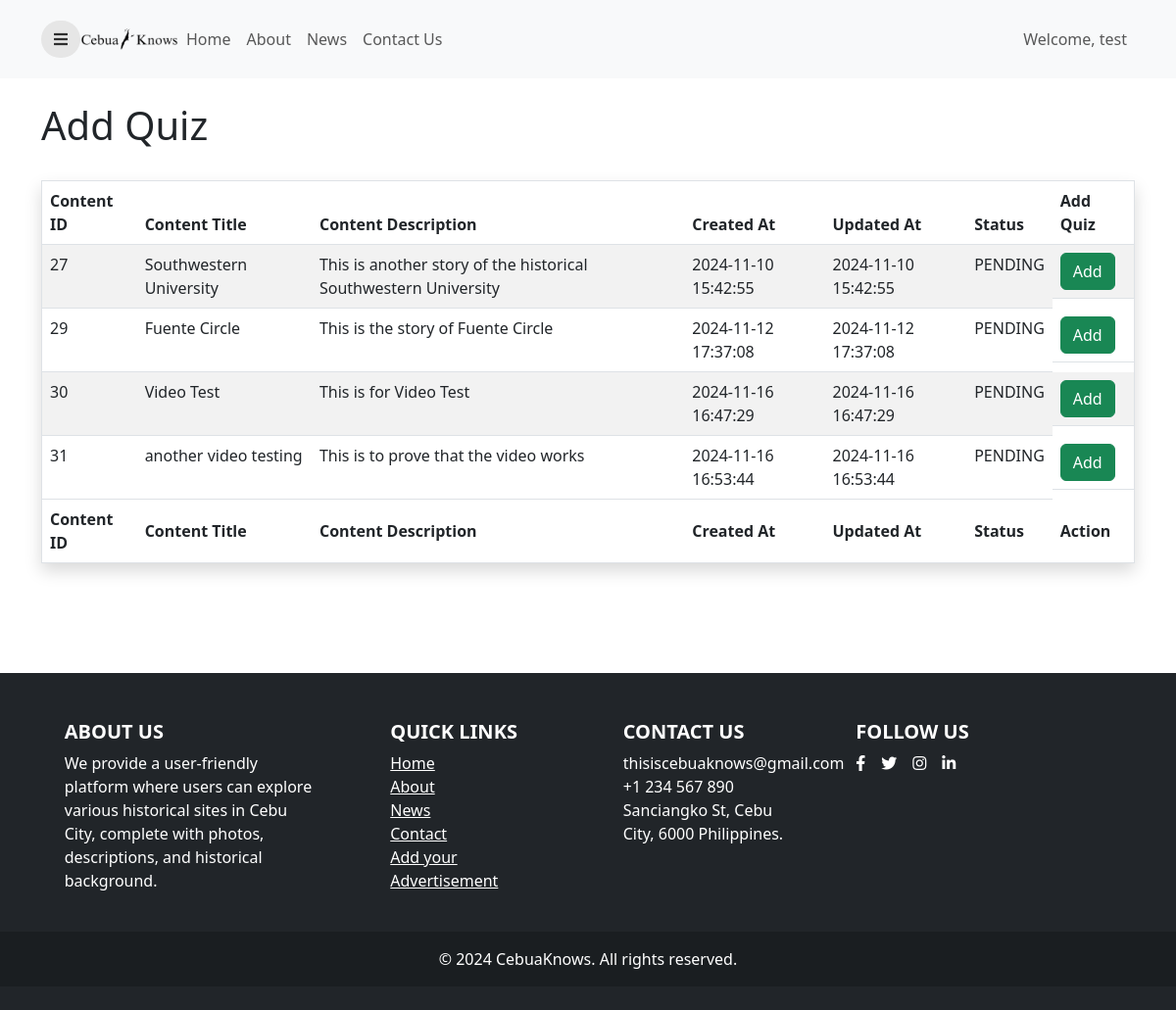
The page /addQuizzesPage.php (signed in) on the database its author committed.
### tables this page shows
CREATE TABLE `users` (
  `user_id` int(11) NOT NULL,
  `username` varchar(50) NOT NULL,
  `email` varchar(50) NOT NULL,
  `password` varchar(60) NOT NULL,
  `confirm_password` varchar(50) NOT NULL,
  `firstname` varchar(20) NOT NULL,
  `lastname` varchar(20) NOT NULL,
  `bio` varchar(255) NOT NULL,
  `mobile` varchar(15) NOT NULL,
  `address` varchar(60) NOT NULL,
  `profile_picture` varchar(60) NOT NULL,
  `role` varchar(25) NOT NULL DEFAULT 'Learner'
);

CREATE TABLE `content` (
  `content_id` int(11) NOT NULL,
  `content_title` varchar(50) DEFAULT NULL,
  `description` text DEFAULT NULL,
  `created_at` timestamp NOT NULL DEFAULT current_timestamp(),
  `updated_at` timestamp NOT NULL DEFAULT current_timestamp(),
  `location_id` int(11) DEFAULT NULL,
  `quiz_id` int(11) DEFAULT NULL,
  `media_id` int(11) DEFAULT NULL,
  `user_id` int(11) DEFAULT NULL,
  `status` varchar(25) NOT NULL DEFAULT 'PENDING',
  `feedback` varchar(255) NOT NULL DEFAULT 'No feedback from Admin or Historian'
);

### addQuizzesPage.php (the view, shortened to what this page needs)
<?php
	include "connection.php";
	if(!empty($_SESSION["id"])){
		$id = $_SESSION["id"];
		$result = mysqli_query($conn, "SELECT * FROM users WHERE user_id = '$id' ");
		$row = mysqli_fetch_assoc($result);
	}else{
		header("Location: login.php");
		exit();
	}
?>
<!DOCTYPE html>
<html lang="en">
    <head>
		<link rel="stylesheet" href="https://cdnjs.cloudflare.com/ajax/libs/twitter-bootstrap/5.3.0/css/bootstrap.min.css"/>
		<link rel="stylesheet" href="https://cdn.datatables.net/2.1.8/css/dataTables.bootstrap5.css"/>
		<link rel="stylesheet" href="https://cdn.datatables.net/responsive/3.0.3/css/responsive.bootstrap5.css"/>
		<link href="https://cdnjs.cloudflare.com/ajax/libs/font-awesome/5.15.1/css/all.min.css" rel="stylesheet" />
    </head>
    <body>
		<div class="page">
				<nav class="navbar navbar-expand-lg navbar-light bg-light">
					<div class="container">
						<button id="sidebarToggle" class="btn sidebarToggle">
							<i class="fas fa-bars"></i>
						</button>
						<div class="collapse navbar-collapse" id="navbarNav">
						<a href="dashboard-user.php"><img src="img/land-img/logo.png" alt="Logo" width="100" height="100"></a>
							<ul class="navbar-nav me-auto">
								<li class="nav-item"><a class="nav-link" href="dashboard-user.php">Home</a></li>
								<li class="nav-item"><a class="nav-link" href="about.php">About</a></li>
								<li class="nav-item"><a class="nav-link" href="news.php">News</a></li>
								<li class="nav-item"><a class="nav-link" href="contact.php">Contact Us</a></li>
							</ul>
							<ul class="navbar-nav ms-auto">
								<li class="nav-item"><p class="nav-link" style="margin:0;">Welcome, <?php echo $row["username"]; ?></p></li>
							</ul>
						</div>
					</div>
				</nav>
		</div>
        <div class="container">
		<br>
			<h1>Add Quiz</h1>
		<br>
			<table id="example" class="table table-striped nowrap border shadow" style="width:100%">
				<thead>
					<tr>
						<th>Content ID</th>
						<th>Content Title</th>
						<th>Content Description</th>
						<th>Created At</th>
						<th>Updated At</th>
						<th>Status</th>
						<th>Add Quiz</th>
					</tr>
				</thead>
				<tbody>
					<?php
						$user_id = $row['user_id'];
						$sql = "select * from content where user_id = '$user_id' AND quiz_id is null";
						$result = mysqli_query($conn, $sql);
						if($result){
							while($row_content = mysqli_fetch_assoc($result)){
								echo '
									<tr>
										<td>'. $row_content['content_id'] .'</td>
										<td>'. $row_content['content_title'] .'</td>
										<td class="truncate">'. $row_content['description'] .'</td>
										<td>'. $row_content['created_at'] .'</td>
										<td>'. $row_content['updated_at'] .'</td>
										<td class="'.$row_content['status'].'">'. $row_content['status'] .'</td>
										<td style="display:flex;" class="grid gap-2">
											<a class="btn btn-success" style="text-decoration:none;color:white;" href="add_quiz.php?contentId='.$row_content['content_id'].'">Add</a>
										</td>
									</tr>
								';
							}
						}
					?>
				</tbody>
				<tfoot>
					<tr>
						<th>Content ID</th>
						<th>Content Title</th>
						<th>Content Description</th>
						<th>Created At</th>
						<th>Updated At</th>
						<th>Status</th>
						<th>Action</th>
					</tr>
				</tfoot>
			</table>
	</div>
	<br>
		<br>
		<br>
		<br>
		<footer class="bg-dark text-white pt-5 pb-4">
			<div class="container text-center text-md-start">
				<div class="row text-center text-md-start">
					<div class="col-md-3 col-lg-3 col-xl-3 mx-auto mb-4">
						<h5 class="text-uppercase fw-bold">About Us</h5>
						<p>We provide a user-friendly platform where users can explore various historical sites in Cebu City, complete with photos, descriptions, and historical background.</p>
					</div>
					<div class="col-md-2 col-lg-2 col-xl-2 mx-auto mb-4">
						<h5 class="text-uppercase fw-bold">Quick Links</h5>
						<ul class="list-unstyled">
							<li> <a href="dashboard-user.php" class="text-white ">Home</a> </li>
							<li> <a href="about.php" class="text-white ">About</a> </li>
							<li> <a href="news.php" class="text-white ">News</a> </li>
							<li> <a href="contact.php" class="text-white ">Contact</a> </li>
							<li> <a href="advertisement.php" class="text-white ">Add your Advertisement</a></li>
						</ul>
					</div>
					<div class="col-md-3 col-lg-2 col-xl-2 mx-auto mb-4">
						<h5 class="text-uppercase fw-bold">Contact Us</h5>
						<ul class="list-unstyled">
							<li>thisiscebuaknows@gmail.com</li>
							<li>+1 234 567 890</li>
							<li>Sanciangko St, Cebu City, 6000 Philippines.</li>
						</ul>
					</div>
					<div class="col-12 col-md-4 col-lg-3 mx-auto mb-4">
						<h5 class="text-uppercase fw-bold text-center text-md-start">Follow Us</h5>
						<div class="d-flex justify-content-center justify-content-md-start">
							<a href="#" class="text-white me-3">
								<i class="fab fa-facebook-f"></i>
							</a>
							<a href="#" class="text-white me-3">
								<i class="fab fa-twitter"></i>
							</a>
							<a href="#" class="text-white me-3">
								<i class="fab fa-instagram"></i>
							</a>
							<a href="#" class="text-white">
								<i class="fab fa-linkedin-in"></i>
							</a>
						</div>
					</div>
				</div>
			</div>
			<div class="text-center p-3" style="background-color: rgba(0, 0, 0, 0.2);"> © 2024 CebuaKnows. All rights reserved. </div>
		</footer>
    </body>
</html>

### addQuizzesPage.php (style rules this page uses)
.truncate { -webkit-box-orient: vertical; -webkit-line-clamp: 2; overflow: hidden; text-overflow: ellipsis; max-width: 100%; }
.sidebarToggle { font-size: 16px; color: rgba(0, 0, 0, 0.8); z-index: 999; background-color: #e6e6e6; transition: all 0.3s ease; border-radius: 50px; }
.navbar { width:100%; height:10vh; }

### rows shown on the page
users: username "test"
content: content_id "27", content_title "Southwestern University", description "This is another story of the historical Southwestern University", created_at "2024-11-10 15:42:55", updated_at "2024-11-10 15:42:55", status "PENDING"
content: content_id "29", content_title "Fuente Circle", description "This is the story of Fuente Circle", created_at "2024-11-12 17:37:08", updated_at "2024-11-12 17:37:08", status "PENDING"
content: content_id "30", content_title "Video Test", description "This is for Video Test", created_at "2024-11-16 16:47:29", updated_at "2024-11-16 16:47:29", status "PENDING"
content: content_id "31", content_title "another video testing", description "This is to prove that the video works", created_at "2024-11-16 16:53:44", updated_at "2024-11-16 16:53:44", status "PENDING"
